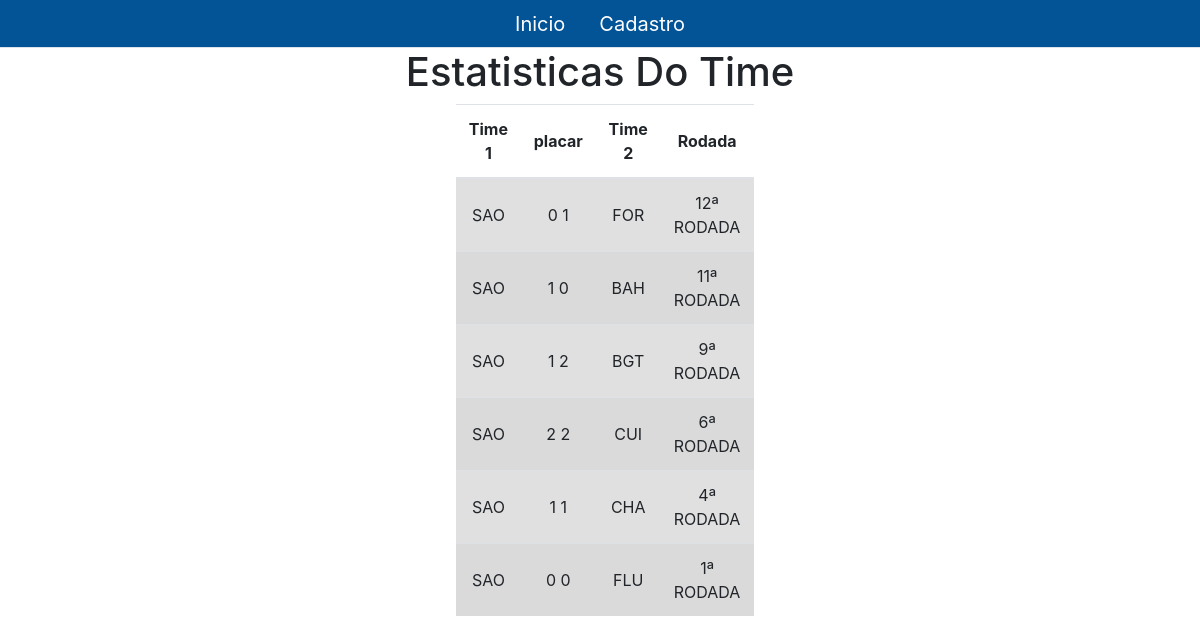
/estatisticas/SAO, run on an earlier commit of the app's database.
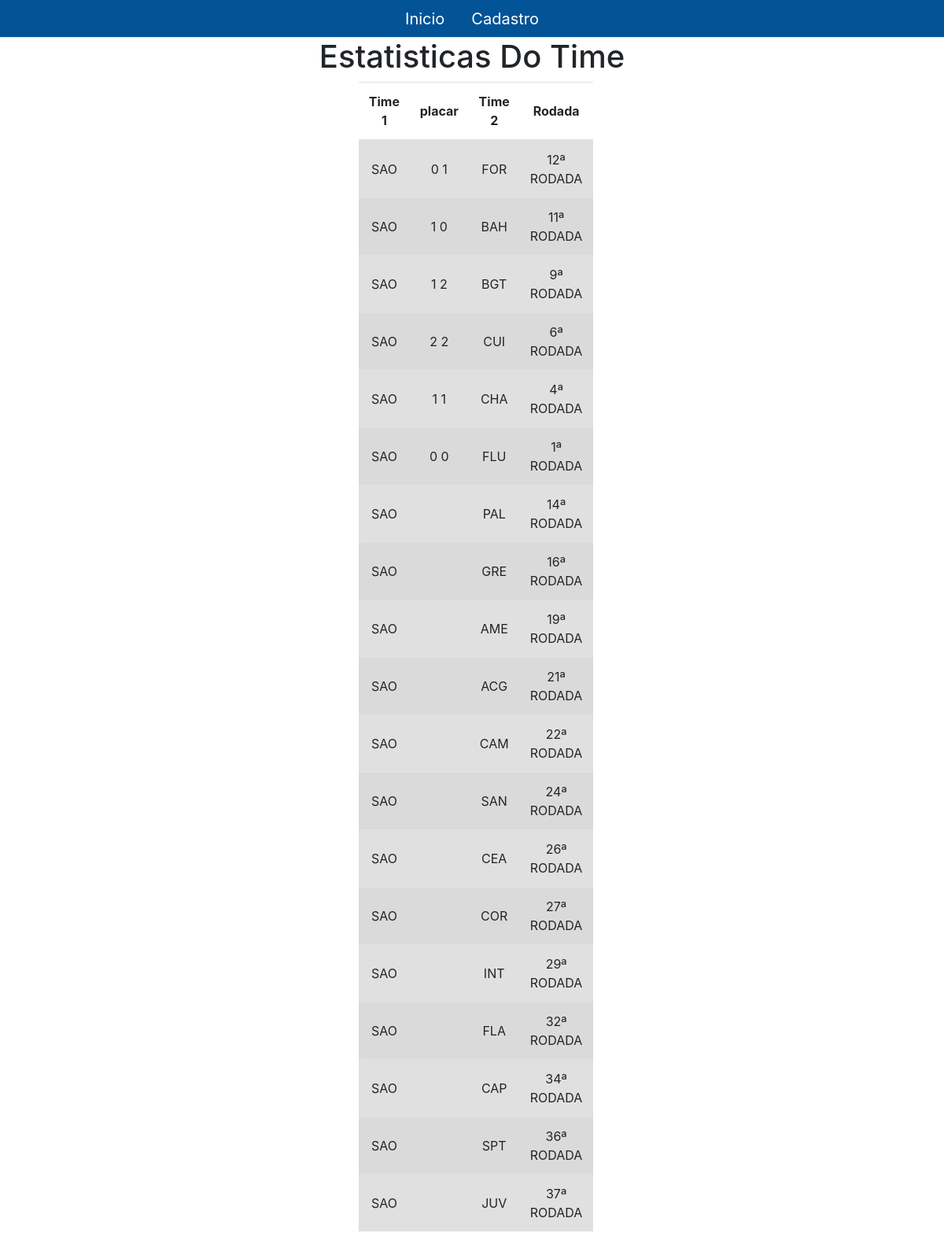
And on a later commit of the database.
### app/models.py (models this page shows)
class jogos(models.Model):
    timeA  = models.CharField('timeA',max_length=10)
    timeB = models.CharField('timeB',max_length=10)
    placar = models.CharField('placar',max_length=10)
    rodada = models.CharField('rodada',max_length=20)
    Serie = models.CharField('serie',max_length=5)

### app/views.py (the view)
# urls.py: path('estatisticas/<str:sigla>',estatisticas,name="estatisticas"),
def estatisticas(request,sigla):
    timea = jogos.objects.filter(timeA = sigla).exclude(timeB = sigla).order_by()
    context = {
        'timea':timea,
    }
    return render(request,'estatisticas.html',context)

### app/templates/estatisticas.html (shortened to what this page needs)
<!DOCTYPE html>
{% load static %}
<html lang="pt-br">
<head>
    <link rel="stylesheet" href="https://maxcdn.bootstrapcdn.com/bootstrap/4.0.0/css/bootstrap.min.css">
    <link href="{% static 'css/style.css' %}" rel="stylesheet">
</head>
<body>
  <nav>
    <ul class="nav nav-tabs justify-content-center">
      <li class="nav-item">
        <a class="nav-link disabled" href="/">Inicio</a>
      </li>
      <li class="nav-item">
        <a class="nav-link disabled" href="/cadastro">Cadastro</a>
      </li>
    </ul>
  </nav>
    <h1 style="text-align: center;">Estatisticas Do Time</h1>
    <div id="table-center">
        <table class="table table-striped">
            <Thead>
              <tr>
                <th>Time 1</th>
                <th>placar</th>
                <th>Time 2</th>
                <th>Rodada</th>
              </tr>
            </Thead>
            <tbody>
                {% for time in timea%}
                <tr class="table-active">
                  <td>{{time.timeA }}</td>
                  <td>{{time.placar }}</td>
                  <td>{{time.timeB }}</td>
                  <td>{{time.rodada}}</td>
                </tr>
              {% endfor%}
            </tbody>
          </table>
    </div>
</body>
</html>

### static/css/style.css (style rules this page uses)
table { width: 40% !important; justify-content: center !important; }
nav { background-color: #035397 !important; font-size: 20px; text-align: center !important; }
a { color: white !important; }
#table-center { margin-left: 38%; }
td { height: 50px; width: 50px; }
#table-center td { text-align: center; vertical-align: middle; }
#table-center th { text-align: center; vertical-align: middle; }

What changed in the data, as far as the page shows it:
added jogos: timeA "SAO", timeB "PAL", rodada "14ª RODADA"
added jogos: timeA "SAO", timeB "GRE", rodada "16ª RODADA"
added jogos: timeA "SAO", timeB "AME", rodada "19ª RODADA"
added jogos: timeA "SAO", timeB "ACG", rodada "21ª RODADA"
added jogos: timeA "SAO", timeB "CAM", rodada "22ª RODADA"
added jogos: timeA "SAO", timeB "SAN", rodada "24ª RODADA"
added jogos: timeA "SAO", timeB "CEA", rodada "26ª RODADA"
added jogos: timeA "SAO", timeB "COR", rodada "27ª RODADA"
added jogos: timeA "SAO", timeB "INT", rodada "29ª RODADA"
added jogos: timeA "SAO", timeB "FLA", rodada "32ª RODADA"
added jogos: timeA "SAO", timeB "CAP", rodada "34ª RODADA"
added jogos: timeA "SAO", timeB "SPT", rodada "36ª RODADA"
added jogos: timeA "SAO", timeB "JUV", rodada "37ª RODADA"
